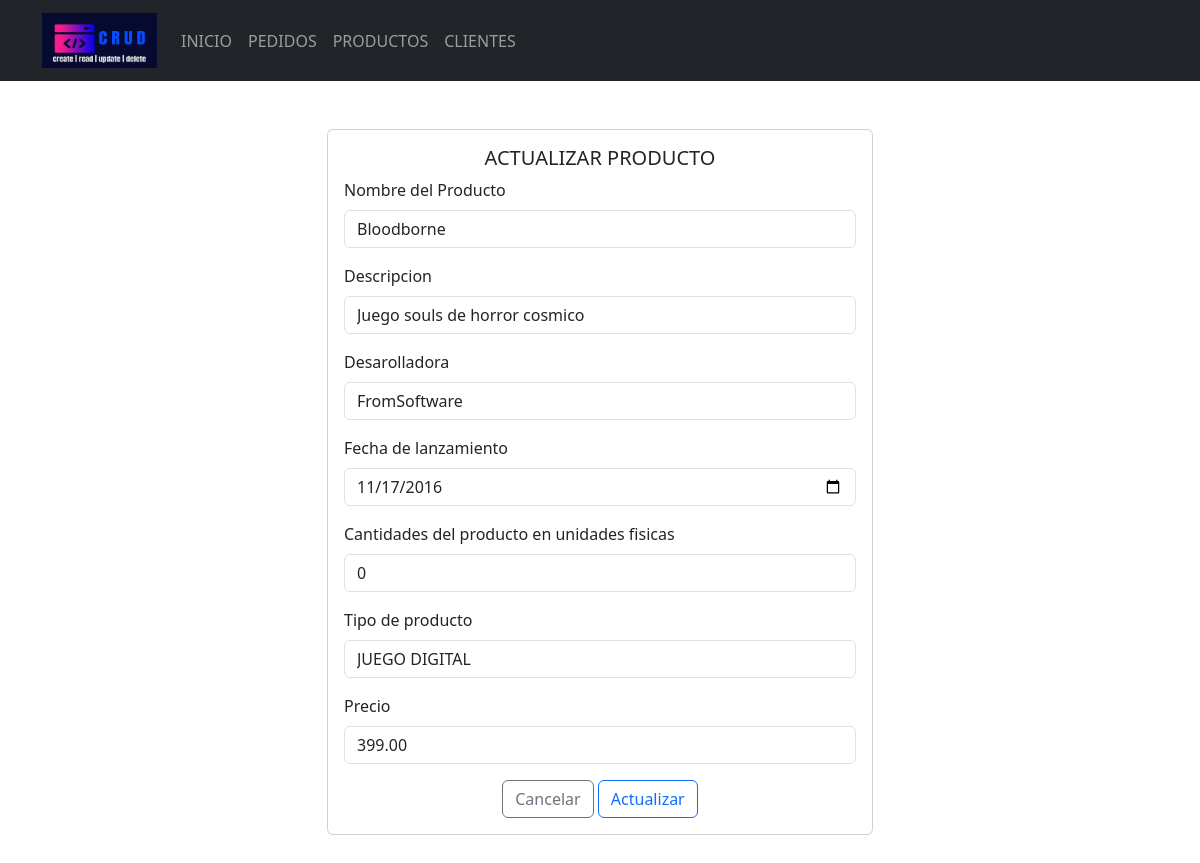
Page /Formularios/categorias/actualizar.php?Id=1 on the committed database.
### tables this page shows
CREATE TABLE `productos` (
  `id_producto` int(10) NOT NULL,
  `nom_producto` varchar(100) NOT NULL,
  `descripcion` varchar(100) NOT NULL,
  `desarolladora` varchar(100) NOT NULL,
  `fecha_salida` date NOT NULL,
  `edi_fisicas` int(10) NOT NULL,
  `tip_prod` varchar(100) NOT NULL,
  `precio` decimal(10,2) NOT NULL
);

### Formularios/categorias/actualizar.php (the view, shortened to what this page needs)
<!doctype html>
<html lang="es">
<head>
    <link rel="stylesheet" href="<?php echo base_url; ?>css/bootstrap.min.css">
<body>
    <header>
        <nav class="navbar navbar-expand-lg bg-dark" data-bs-theme="dark">
            <div class="container">
                <a class="navbar-brand" href="<?php echo base_url; ?>">
                    <img src="<?php echo base_url; ?>img/logo.png" alt="logo" height="55" width="115">
                </a>
                <div class="collapse navbar-collapse" id="mi-menu">
                    <ul class="navbar-nav">
                        <li class="nav-item">
                            <a class="nav-link" href="<?php echo base_url; ?>">INICIO</a>
                        </li>
                        <li class="nav-item">
                            <a class="nav-link" href="<?php echo base_url; ?>Formularios/productos/index.php">PEDIDOS</a>
                        </li>
                        <li class="nav-item">
                            <a class="nav-link" href="<?php echo base_url; ?>Formularios/categorias/index.php">PRODUCTOS</a>
                        </li>
                        <li class="nav-item">
                            <a class="nav-link" href="<?php echo base_url; ?>Formularios/marcas/index.php">CLIENTES</a>
                        </li>
                    </ul>
                </div>
            </div>
        </nav>
    </header>
    <div class="container mt-5 mb-5">
        <div class="row justify-content-center">
            <div class="col-md-6">
                <div class="card">
                    <div class="card-body">
                        <h5 class="card-title text-center">ACTUALIZAR PRODUCTO</h5>
                        <form action="<?php echo base_url; ?>CRUDC/editarDatos.php" method="post">
                            <?php
                            include_once("../../config/conexion.php");
                            $sql = "SELECT * FROM productos WHERE id_producto =" . $_REQUEST['Id'];
                            $resultado = $conexion->query($sql);
                            $row = $resultado->fetch_assoc();
                            ?>
                            <div class="mb-3">
                                <label for="nom_producto" class="form-label">Nombre del Producto</label>
                                <input type="text" class="form-control" id="nom_producto" name="nom_producto" placeholder="Nombre del producto" value="<?php echo $row['nom_producto'] ?>">
                            </div>
                            <div class="mb-3">
                                <label for="descripcion" class="form-label">Descripcion</label>
                                <input type="text" class="form-control" id="descripcion" name="descripcion" placeholder="Descripcion" value="<?php echo $row['descripcion'] ?>">
                            </div>
                            <div class="mb-3">
                                <label for="desarolladora" class="form-label">Desarolladora</label>
                                <input type="text" class="form-control" id="desarolladora" name="desarolladora" placeholder="Nombre de la desarolladora" value="<?php echo $row['desarolladora'] ?>">
                            </div>
                            <div class="mb-3">
                                <label for="fecha_salida" class="form-label">Fecha de lanzamiento</label>
                                <input type="date" class="form-control" id="fecha_salida" name="fecha_salida" placeholder="Fecha de salida" value="<?php echo $row['fecha_salida'] ?>">
                            </div>
                            <div class="mb-3">
                                <label for="edi_fisicas" class="form-label">Cantidades del producto en unidades fisicas</label>
                                <input type="text" class="form-control" id="edi_fisicas" name="edi_fisicas" placeholder="Cantidad de ediciones fisicas" value="<?php echo $row['edi_fisicas'] ?>">
                            </div>
                            <div class="mb-3">
                                <label for="tip_prod" class="form-label">Tipo de producto</label>
                                <input type="text" class="form-control" id="tip_prod" name="tip_prod" placeholder="Tipo de producto" value="<?php echo $row['tip_prod'] ?>">
                            </div>
                            <div class="mb-3">
                                <label for="precio" class="form-label">Precio</label>
                                <input type="text" class="form-control" id="precio" name="precio" placeholder="Precio" value="<?php echo $row['precio'] ?>">
                            </div>
                            <div class="text-center">
                                <a href="../productos/index.php" type="submit" class="btn btn-outline-secondary">Cancelar</a>
                                <button type="submit" class="btn btn-outline-primary">Actualizar</button>
                            </div>
                        </form>
                    </div>
                </div>
            </div>
        </div>
    </div>
</body>
</html>

### rows in the picture
productos: nom_producto "Bloodborne", descripcion "Juego souls de horror cosmico", desarolladora "FromSoftware", fecha_salida "11/17/2016", edi_fisicas "0", tip_prod "JUEGO DIGITAL", precio "399.00"
